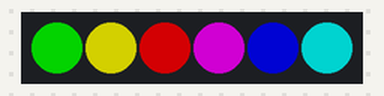
The program below on a simulated ESP8266 board running MicroPython. Parts: 6 RGB LEDs in strip order, left to right. Dim RGB values are drawn brighter than linear.

Above: at 0.45 s.
At 3.15 s:
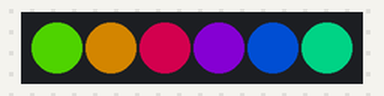
At 5.55 s:
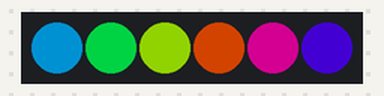
At 10.95 s:
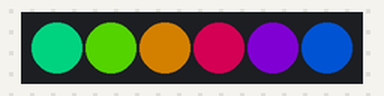
At 16.05 s:
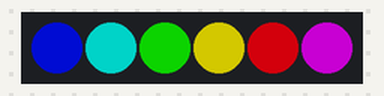
At 21.75 s:
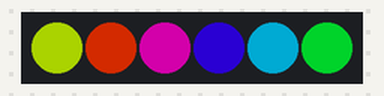
Timing chart, 0 to 22.0 s (numbered marks = the images above):
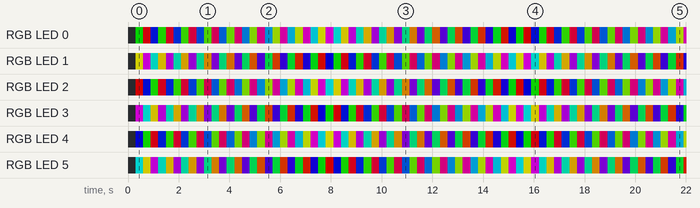

Measured:
- by itself, RGB LED 0: off → RGB(2, 127, 0) at 0.30 s, → RGB(127, 0, 7) 0.30 s later, → RGB(0, 12, 127) 0.30 s later, → RGB(17, 127, 0) 0.30 s later, … (73 changes in this stretch)
- by itself, RGB LED 2: off → RGB(127, 0, 2) at 0.30 s, → RGB(0, 7, 127) 0.30 s later, → RGB(12, 127, 0) 0.30 s later, → RGB(127, 0, 17) 0.30 s later, … (73 changes in this stretch)

The program:

rainbow_cycle_6.py
```python
from machine import Pin
from neopixel import NeoPixel
from time import sleep


LIGHTS = 6
np = NeoPixel(Pin(4), LIGHTS)
BRIGHTNESS = 0.5
WAIT = 0
FULL = 255 * 6
STEP = 5

r = 4
g = 0
b = 2


i = 0
while True:
    state = i//255
    delta = i % 255
    colors = (delta,255,255,255-delta,0,0)

    for light in range(LIGHTS):
        np[light] = (int(BRIGHTNESS*colors[(r+state+light)%6]), int(BRIGHTNESS*colors[(g+state+light)%6]), int(BRIGHTNESS*colors[(b+state+light)%6]))

    np.write()
    i += STEP
    i = i % FULL
    sleep(WAIT)
```
